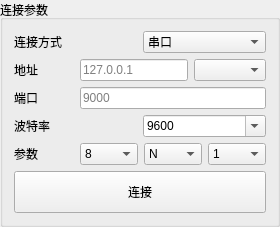
                     <widget class="QGroupBox" name="connectionModeGroupBox">
                      <property name="title">
                       <string>连接参数</string>
                      </property>
                      <layout class="QVBoxLayout" name="connParamVLayout">
                       <property name="spacing">
                        <number>6</number>
                       </property>
                       <item>
                        <layout class="QHBoxLayout" name="connModeHLayout">
                         <item>
                          <widget class="QLabel" name="connModeLabel">
                           <property name="minimumSize">
                            <size>
                             <width>60</width>
                             <height>0</height>
                            </size>
                           </property>
                           <property name="text">
                            <string>连接方式</string>
                           </property>
                          </widget>
                         </item>
                         <item>
                          <widget class="QComboBox" name="connectionModeComboBox">
                           <item>
                            <property name="text">
                             <string>串口</string>
                            </property>
                           </item>
                           <item>
                            <property name="text">
                             <string>TCP Client</string>
                            </property>
                           </item>
                          </widget>
                         </item>
                        </layout>
                       </item>
                       <item>
                        <layout class="QHBoxLayout" name="addrHLayout">
                         <item>
                          <widget class="QLabel" name="addrLabel">
                           <property name="minimumSize">
                            <size>
                             <width>60</width>
                             <height>0</height>
                            </size>
                           </property>
                           <property name="text">
                            <string>地址</string>
                           </property>
                          </widget>
                         </item>
                         <item>
                          <widget class="QLineEdit" name="toolAddressEdit">
                           <property name="placeholderText">
                            <string>127.0.0.1</string>
                           </property>
                          </widget>
                         </item>
                         <item>
                          <widget class="QComboBox" name="commPortComboBox">
                           <property name="visible">
                            <bool>false</bool>
                           </property>
                           <property name="toolTip">
                            <string>选择串口号</string>
                           </property>
                          </widget>
                         </item>
                        </layout>
                       </item>
                       <item>
                        <layout class="QHBoxLayout" name="portHLayout">
                         <item>
                          <widget class="QLabel" name="portLabel">
                           <property name="minimumSize">
                            <size>
                             <width>60</width>
                             <height>0</height>
                            </size>
                           </property>
                           <property name="text">
                            <string>端口</string>
                           </property>
                          </widget>
                         </item>
                         <item>
                          <widget class="QLineEdit" name="toolPortEdit">
                           <property name="placeholderText">
                            <string>9000</string>
                           </property>
                          </widget>
                         </item>
                        </layout>
                       </item>
                       <item>
                        <layout class="QHBoxLayout" name="baudHLayout">
                         <item>
                          <widget class="QLabel" name="baudLabel">
                           <property name="minimumSize">
                            <size>
                             <width>60</width>
                             <height>0</height>
                            </size>
                           </property>
                           <property name="text">
                            <string>波特率</string>
                           </property>
                          </widget>
                         </item>
                         <item>
                          <widget class="QComboBox" name="baudComboBox">
                           <property name="editable">
                            <bool>true</bool>
                           </property>
                           <property name="currentText">
                            <string>9600</string>
                           </property>
                           <item>
                            <property name="text">
                             <string>9600</string>
                            </property>
                           </item>
                           <item>
                            <property name="text">
                             <string>19200</string>
                            </property>
                           </item>
                           <item>
                            <property name="text">
                             <string>38400</string>
                            </property>
                           </item>
                           <item>
                            <property name="text">
                             <string>57600</string>
                            </property>
                           </item>
                           <item>
                            <property name="text">
                             <string>115200</string>
                            </property>
                           </item>
                           <item>
                            <property name="text">
                             <string>230400</string>
                            </property>
                           </item>
                           <item>
                            <property name="text">
                             <string>460800</string>
                            </property>
                           </item>
                           <item>
                            <property name="text">
                             <string>921600</string>
                            </property>
                           </item>
                          </widget>
                         </item>
                        </layout>
                       </item>
                       <item>
                        <widget class="QFrame" name="serialParamsFrame">
                         <property name="frameShape">
                          <enum>QFrame::Shape::NoFrame</enum>
                         </property>
                         <layout class="QHBoxLayout" name="serialParamsHLayout">
                          <property name="spacing">
                           <number>6</number>
                          </property>
                          <property name="leftMargin">
                           <number>0</number>
                          </property>
                          <property name="topMargin">
                           <number>0</number>
                          </property>
                          <property name="rightMargin">
                           <number>0</number>
                          </property>
                          <property name="bottomMargin">
                           <number>0</number>
                          </property>
                          <item>
                           <widget class="QLabel" name="paramLabel">
                            <property name="minimumSize">
                             <size>
                              <width>60</width>
                              <height>0</height>
                             </size>
                            </property>
                            <property name="text">
                             <string>参数</string>
                            </property>
                           </widget>
                          </item>
                          <item>
                           <widget class="QComboBox" name="dataBitsComboBox">
                            <property name="minimumSize">
                             <size>
                              <width>52</width>
                              <height>0</height>
                             </size>
                            </property>
                            <property name="currentText">
                             <string>8</string>
                            </property>
                            <item>
                             <property name="text">
                              <string>8</string>
                             </property>
                            </item>
                            <item>
                             <property name="text">
                              <string>7</string>
                             </property>
                            </item>
                            <item>
                             <property name="text">
                              <string>6</string>
                             </property>
                            </item>
                            <item>
                             <property name="text">
                              <string>5</string>
                             </property>
                            </item>
                           </widget>
                          </item>
                          <item>
                           <widget class="QComboBox" name="parityComboBox">
                            <property name="minimumSize">
                             <size>
                              <width>52</width>
                              <height>0</height>
                             </size>
                            </property>
                            <item>
                             <property name="text">
                              <string>N</string>
                             </property>
                            </item>
                            <item>
                             <property name="text">
                              <string>E</string>
                             </property>
                            </item>
                            <item>
                             <property name="text">
                              <string>O</string>
                             </property>
                            </item>
                           </widget>
                          </item>
                          <item>
                           <widget class="QComboBox" name="stopBitsComboBox">
                            <property name="minimumSize">
                             <size>
                              <width>52</width>
                              <height>0</height>
                             </size>
                            </property>
                            <item>
                             <property name="text">
                              <string>1</string>
                             </property>
                            </item>
                            <item>
                             <property name="text">
                              <string>1.5</string>
                             </property>
                            </item>
                            <item>
                             <property name="text">
                              <string>2</string>
                             </property>
                            </item>
                           </widget>
                          </item>
                         </layout>
                        </widget>
                       </item>
                       <item>
                        <widget class="QPushButton" name="toolConnectButton">
                         <property name="minimumSize">
                          <size>
                           <width>0</width>
                           <height>42</height>
                          </size>
                         </property>
                         <property name="text">
                          <string>连接</string>
                         </property>
                        </widget>
                       </item>
                      </layout>
                     </widget>
